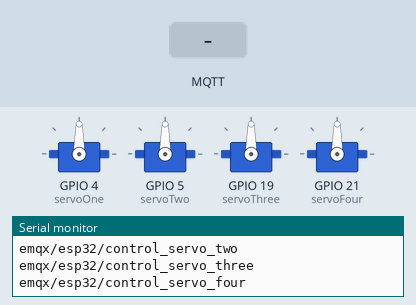
This sketch was run on a simulated ESP32. Shown: 4 × servo, the last lines printed to the serial monitor. The test bench sets the inputs (shaded band). WiFi joins after 1.5 s; servers stay silent unless stated; no MQTT or app messages arrive unless stated.

Above: at 2.7 s.
2.8 s: MQTT message "0" arrives on the first subscribed topic
At 3.6 s:
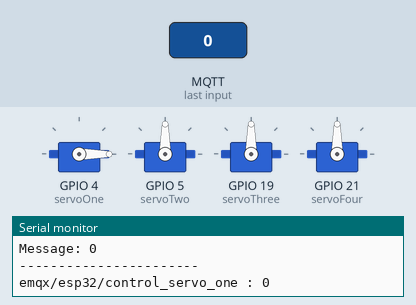
4.3 s: MQTT message "0" arrives on the second subscribed topic
At 4.7 s:
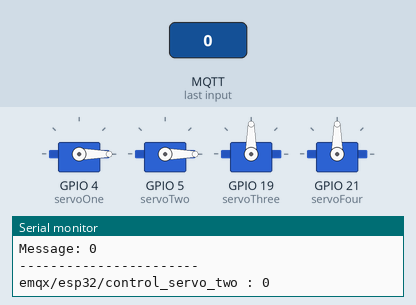
5.8 s: MQTT message "0" arrives on the third subscribed topic
At 7.0 s:
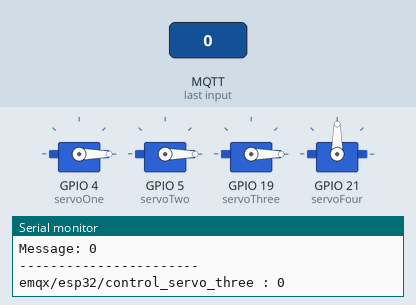
7.3 s: MQTT message "90" arrives on the first subscribed topic
At 8.2 s:
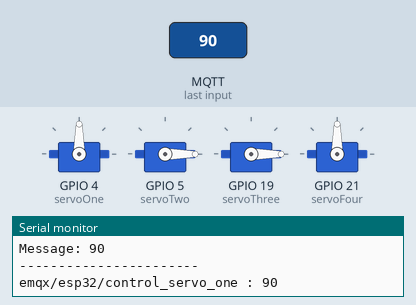
8.8 s: MQTT message "200" arrives on the first subscribed topic
At 9.3 s:
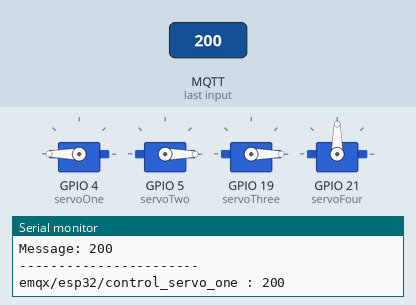
10.3 s: MQTT message "90" arrives on the second subscribed topic
At 11.7 s:
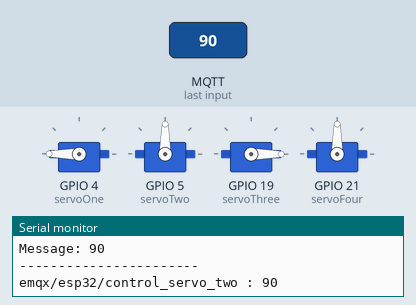
Timing chart, 0 to 12.8 s (numbered marks = the images above; inputs shaded):
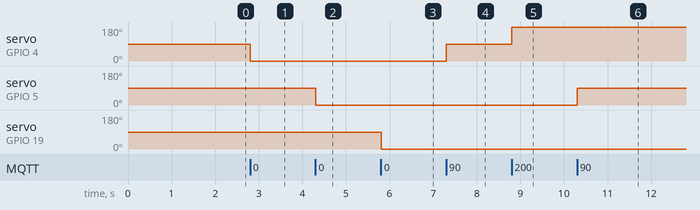

The sketch:

mc.ino
```cpp
#include <WiFi.h>
#include <PubSubClient.h>
#include <ESP32Servo.h>

// Replace with your network credentials
const char* ssid = "Tomj";
const char* password = "12345678";

// MQTT Broker details
const char* mqtt_broker = "broker.emqx.io";
const char* servoOneTopic = "emqx/esp32/control_servo_one";
const char* servoTwoTopic = "emqx/esp32/control_servo_two";
const char* servoThreeTopic = "emqx/esp32/control_servo_three";
const char* servoFourTopic = "emqx/esp32/control_servo_four";
const char* mqtt_username = "emqx";
const char* mqtt_password = "public";
const int mqtt_port = 1883;

// Initialize WiFi and MQTT clients
WiFiClient espClient;
PubSubClient client(espClient);

// Initialize servos
Servo servoOne;
Servo servoTwo;
Servo servoThree;
Servo servoFour;

void setup() {
    // Start the Serial Monitor
    Serial.begin(115200);

    // Attach servos to appropriate pins
    servoOne.attach(4);
    servoTwo.attach(5);
    servoThree.attach(19);
    servoFour.attach(21);

    // Connect to WiFi
    WiFi.begin(ssid, password);
    while (WiFi.status() != WL_CONNECTED) {
        delay(500);
        Serial.println("Connecting to WiFi...");
    }
    Serial.println("Connected to WiFi");

    // Set MQTT server and callback
    client.setServer(mqtt_broker, mqtt_port);
    client.setCallback(callback);

    // Connect to the MQTT broker
    connectToMQTT();
}

void connectToMQTT() {
    while (!client.connected()) {
        String client_id = "esp32-client-";
        client_id += String(WiFi.macAddress());
        Serial.printf("The client %s connects to the public MQTT broker\n", client_id.c_str());
        if (client.connect(client_id.c_str(), mqtt_username, mqtt_password)) {
            Serial.println("Connected to MQTT broker");
            client.subscribe(servoOneTopic);
            client.subscribe(servoTwoTopic);
            client.subscribe(servoThreeTopic);
            client.subscribe(servoFourTopic);
            Serial.println("Subscribed to topics:");
            Serial.println(servoOneTopic);
            Serial.println(servoTwoTopic);
            Serial.println(servoThreeTopic);
            Serial.println(servoFourTopic);
        } else {
            Serial.print("Failed with state ");
            Serial.println(client.state());
            delay(2000);
        }
    }
}

void callback(char* topic, byte* payload, unsigned int length) {
    Serial.print("Message arrived in topic: ");
    Serial.println(topic);
    Serial.print("Message: ");
    String message;
    for (int i = 0; i < length; i++) {
        message += (char)payload[i];
    }
    Serial.println(message);
    Serial.println("-----------------------");

    int angle = message.toInt();
    Serial.print(topic);
    Serial.print(" : ");
    Serial.println(angle);

    // Control the servo based on the topic
    if (strcmp(topic, servoOneTopic) == 0) {
        servoOne.write(angle);
    } else if (strcmp(topic, servoTwoTopic) == 0) {
        servoTwo.write(angle);
    } else if (strcmp(topic, servoThreeTopic) == 0) {
        servoThree.write(angle);
    } else if (strcmp(topic, servoFourTopic) == 0) {
        servoFour.write(angle);
    }
}

void loop() {
    if (!client.connected()) {
        connectToMQTT();
    }
    client.loop();
}
```

Measured:
- after the input at 2.8 s, servo on GPIO 4 (servoOne): 90° → 0° at once
- after the input at 4.3 s, servo on GPIO 5 (servoTwo): 90° → 0° at once
- after the input at 5.8 s, servo on GPIO 19 (servoThree): 90° → 0° at once
- after the input at 7.3 s, servo on GPIO 4 (servoOne): 0° → 90° at once
- after the input at 8.8 s, servo on GPIO 4 (servoOne): 90° → 180° at once
- after the input at 10.3 s, servo on GPIO 5 (servoTwo): 0° → 90° at once
